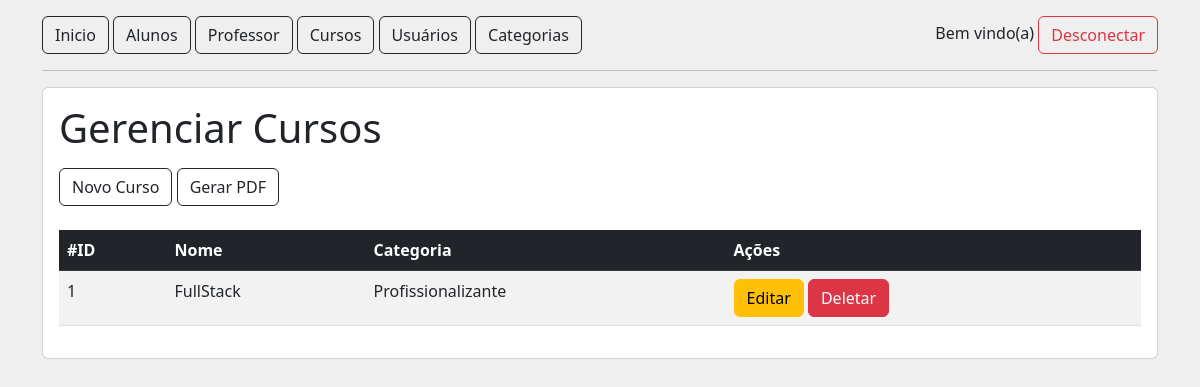
Screenshot of /cursos/listar with the database file from the repository.
### tables this page shows
CREATE TABLE tb_cursos (
    id INT PRIMARY KEY AUTO_INCREMENT,
    nome VARCHAR(50) NOT NULL,
    cargaHoraria VARCHAR(50) NOT NULL,
    descricao VARCHAR(100) UNIQUE NOT NULL,
    status TINYINT NOT NULL,
    categoria_id INT NOT NULL,
    FOREIGN KEY (categoria_id) REFERENCES tb_categorias(id)
);

CREATE TABLE tb_categorias (
    id INT PRIMARY KEY AUTO_INCREMENT,
    nome VARCHAR(50) NOT NULL
);

### src/Controller/AbstractController.php (called while the page is built, shortened)
<?php
abstract class AbstractController
{
    public function render(string $view, ?array $dados = null, bool $navbar = true): void
    {
        include_once '../views/template/header.phtml';
        $navbar === true && include_once '../views/template/menu.phtml';
        include_once "../views/{$view}.phtml";
        include_once '../views/template/footer.phtml';
    }
}

### src/Controller/CursoController.php (called while the page is built, shortened)
<?php
class CursoController extends AbstractController
{
    public function listar(): void
    {
        $rep = new CursoRepository();
        $cursos = $rep->buscarTodos();
        $this->render("curso/listar", [
            'cursos' => $cursos,
        ]);
    }
}

### public/index.php (called while the page is built, shortened)
<?php
$rotas = require '../config/routes.php';
$url = $_SERVER['REQUEST_URI'];
$rota = explode('?', $url)[0];
$method = $rotas[$rota]['method'];
(new $controller)->$method();

### src/Repository/CursoRepository.php (called while the page is built, shortened)
<?php
class CursoRepository implements RepositoryInterface
{
    public function buscarTodos(): iterable
    {
        $conexao = DatabaseConnection::abrirConexao();
        $sql = "SELECT
                    tb_cursos.id as curso_id,
                    tb_cursos.nome as curso_nome,
                    tb_cursos.descricao as curso_descricao,
                    tb_cursos.cargaHoraria as curso_carga_horaria,
                    tb_cursos.status as curso_status,
                    tb_categorias.id as categoria_id,
                    tb_categorias.nome as categoria_nome
                    FROM ".self::TABLE." INNER JOIN tb_categorias ON tb_cursos.categoria_id = tb_categorias.id";
        $query = $conexao->query($sql);
        $query->execute();
        return $query->fetchAll();
    }
}

### Views/curso/listar.phtml (the view, shortened to what this page needs)
<section class="mt-3 card card-body">
    <h1>Gerenciar Cursos</h1>
    <div class="mt-2">
        <a href="/cursos/novo" class="btn btn-outline-dark">Novo Curso</a>
        <a href="/cursos/relatorio" target="_blank" class="btn btn-outline-dark">Gerar PDF</a>
    </div>
    <table class="table table-striped table-hover mt-4">
        <thead class="table-dark">
            <tr>
                <th>#ID</th>
                <th>Nome</th>
                <th>Categoria</th>
                <th>Ações</th>
            </tr>
        </thead>
        <tbody>
            <?php
                if(isset($cursos) && sizeOf($cursos) > 0){
                    foreach ($cursos as $curso) {
                        echo "
                            <tr>
                                <td>{$curso['curso_id']}</td>
                                <td>{$curso['curso_nome']}</td>
                                <td>{$curso['categoria_nome']}</td>
                                <td>
                                    <a href='/cursos/editar?id={$curso['curso_id']}' class='btn btn-warning'>Editar</a>
                                    <a href='/cursos/excluir?id={$curso['curso_id']}' class='btn btn-danger'>Deletar</a>
                                </td>
                            </tr>
                        ";
                    }
                }
            ?>
        </tbody>
    </table>
</section>

### rows the page displays
tb_cursos: id "1", nome "FullStack", categoria.nome "Profissionalizante"
